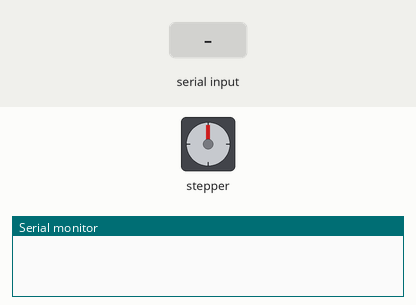
Recording of a sketch running on a simulated Arduino Uno, built with avr-gcc and run on an emulated ATmega328P. Parts: stepper motor, the last lines printed to the serial monitor. The test bench sets the inputs (shaded band). Stepper angles assume 400 steps per turn.

Above: at 1.2 s.
1.3 s: "90,45\n" received over Serial
At 2.0 s:
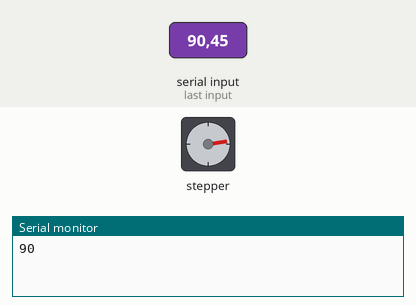
3.1 s: "30,150\n" received over Serial
At 4.0 s:
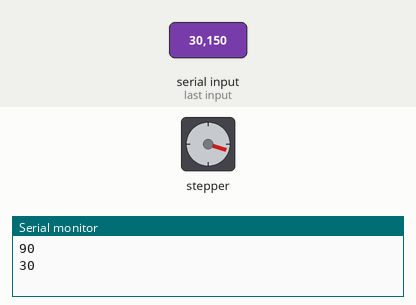
4.6 s: "90,45\n" received over Serial
At 5.7 s:
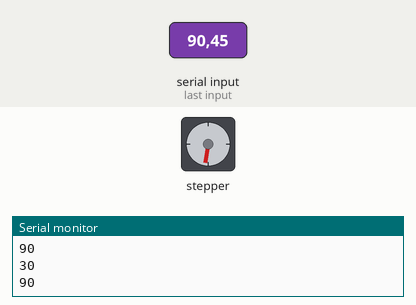
6.4 s: "30,150\n" received over Serial
At 7.7 s:
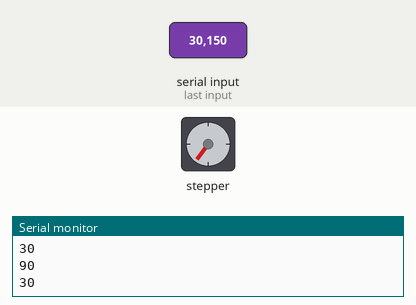
Timing chart, 0 to 8.9 s (numbered marks = the images above; inputs shaded):
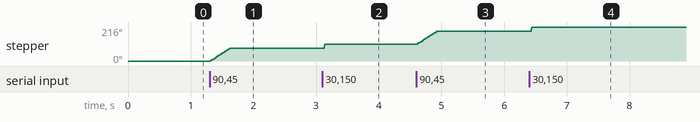

The sketch:

stepper.ino
```cpp
// Control a stepper motor from Max
// - - - - - - -

// Library for the 1st gen. Adafruit Motor Shield
// https://learn.adafruit.com/adafruit-motor-shield
#include <AFMotor.h>

// Connect a stepper motor with:
// 400 steps per revolution (0.9 degree) type ETS535 (Astrosyn)
// to motor port #1 (M3 and M4)
AF_Stepper motor(400, 1);

void setup() {
  // being serial communication
  Serial.begin(9600);
  // expressed in rpm or how many revolutions per minute
  motor.setSpeed(10);
}
void loop() {
  // if there's any serial available, read it:
  while (Serial.available() > 0) {
    // look for the next valid integer in the incoming serial stream:
    int stps = Serial.parseInt();
    int spd = Serial.parseInt();
    // look for the newline. That's the end of your sentence:
    if (Serial.read() == '\n') {
      //rotate a specific number of degrees
      rotate(stps, spd);
      //wait for a moment
      delay(5);
    }
  }
}
void rotate(int steps, int spd) {
  motor.setSpeed(spd);
  if (steps < 0) {
    steps = abs(steps);
    motor.step(steps, BACKWARD, DOUBLE);
    Serial.println(steps);
  } else if (steps > 0) {
    steps = steps;
    motor.step(steps, FORWARD, DOUBLE);
    Serial.println(steps);
  }
}
```

Measured:
- after the input at 1.3 s, stepper: turns 81° clockwise in 0.31 s, starting at once
- after the input at 3.1 s, stepper: turns 27° clockwise, starting at once
- after the input at 4.6 s, stepper: turns 81° clockwise in 0.31 s, starting at once
- after the input at 6.4 s, stepper: turns 27° clockwise, starting at once
